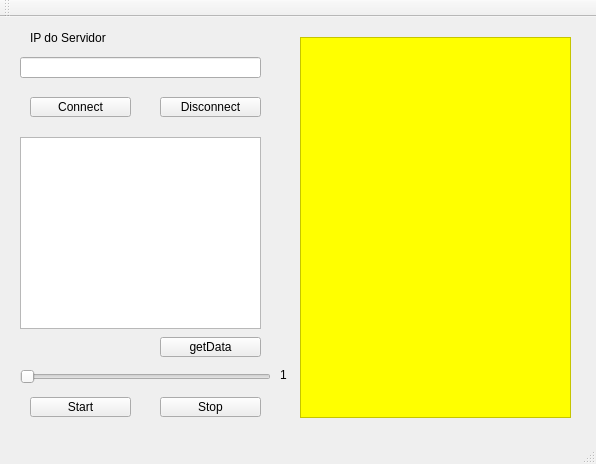
<?xml version="1.0" encoding="UTF-8"?>
<ui version="4.0">
 <class>MainWindow</class>
 <widget class="QMainWindow" name="MainWindow">
  <property name="geometry">
   <rect>
    <x>0</x>
    <y>0</y>
    <width>596</width>
    <height>464</height>
   </rect>
  </property>
  <property name="windowTitle">
   <string>MainWindow</string>
  </property>
  <widget class="QWidget" name="centralWidget">
   <widget class="QPushButton" name="pushButtonGet">
    <property name="geometry">
     <rect>
      <x>160</x>
      <y>320</y>
      <width>101</width>
      <height>20</height>
     </rect>
    </property>
    <property name="text">
     <string>getData</string>
    </property>
   </widget>
   <widget class="QPushButton" name="pushButton">
    <property name="geometry">
     <rect>
      <x>160</x>
      <y>80</y>
      <width>101</width>
      <height>20</height>
     </rect>
    </property>
    <property name="text">
     <string>Disconnect</string>
    </property>
   </widget>
   <widget class="QListWidget" name="listWidget">
    <property name="geometry">
     <rect>
      <x>20</x>
      <y>120</y>
      <width>241</width>
      <height>192</height>
     </rect>
    </property>
   </widget>
   <widget class="QLineEdit" name="lineEdit">
    <property name="geometry">
     <rect>
      <x>20</x>
      <y>40</y>
      <width>241</width>
      <height>21</height>
     </rect>
    </property>
   </widget>
   <widget class="QLabel" name="label">
    <property name="geometry">
     <rect>
      <x>30</x>
      <y>10</y>
      <width>111</width>
      <height>21</height>
     </rect>
    </property>
    <property name="text">
     <string>IP do Servidor</string>
    </property>
   </widget>
   <widget class="QPushButton" name="pushButton_2">
    <property name="geometry">
     <rect>
      <x>30</x>
      <y>80</y>
      <width>101</width>
      <height>20</height>
     </rect>
    </property>
    <property name="text">
     <string>Connect</string>
    </property>
   </widget>
   <widget class="QSlider" name="horizontalSlider">
    <property name="geometry">
     <rect>
      <x>20</x>
      <y>350</y>
      <width>251</width>
      <height>20</height>
     </rect>
    </property>
    <property name="orientation">
     <enum>Qt::Horizontal</enum>
    </property>
   </widget>
   <widget class="QPushButton" name="pushButton_3">
    <property name="geometry">
     <rect>
      <x>30</x>
      <y>380</y>
      <width>101</width>
      <height>20</height>
     </rect>
    </property>
    <property name="text">
     <string>Start</string>
    </property>
   </widget>
   <widget class="QPushButton" name="pushButton_4">
    <property name="geometry">
     <rect>
      <x>160</x>
      <y>380</y>
      <width>101</width>
      <height>20</height>
     </rect>
    </property>
    <property name="text">
     <string>Stop</string>
    </property>
   </widget>
   <widget class="QLabel" name="label_2">
    <property name="geometry">
     <rect>
      <x>280</x>
      <y>350</y>
      <width>16</width>
      <height>16</height>
     </rect>
    </property>
    <property name="text">
     <string>1</string>
    </property>
   </widget>
   <widget class="QTableView" name="tableView">
    <property name="geometry">
     <rect>
      <x>300</x>
      <y>20</y>
      <width>271</width>
      <height>381</height>
     </rect>
    </property>
    <property name="styleSheet">
     <string notr="true">background-color: rgb(255, 255, 0);
</string>
    </property>
   </widget>
  </widget>
  <widget class="QMenuBar" name="menuBar">
   <property name="geometry">
    <rect>
     <x>0</x>
     <y>0</y>
     <width>596</width>
     <height>21</height>
    </rect>
   </property>
  </widget>
  <widget class="QToolBar" name="mainToolBar">
   <attribute name="toolBarArea">
    <enum>TopToolBarArea</enum>
   </attribute>
   <attribute name="toolBarBreak">
    <bool>false</bool>
   </attribute>
  </widget>
  <widget class="QStatusBar" name="statusBar"/>
 </widget>
 <layoutdefault spacing="6" margin="11"/>
 <resources/>
 <connections>
  <connection>
   <sender>horizontalSlider</sender>
   <signal>sliderMoved(int)</signal>
   <receiver>label_2</receiver>
   <slot>setNum(int)</slot>
   <hints>
    <hint type="sourcelabel">
     <x>249</x>
     <y>388</y>
    </hint>
    <hint type="destinationlabel">
     <x>286</x>
     <y>392</y>
    </hint>
   </hints>
  </connection>
 </connections>
</ui>
